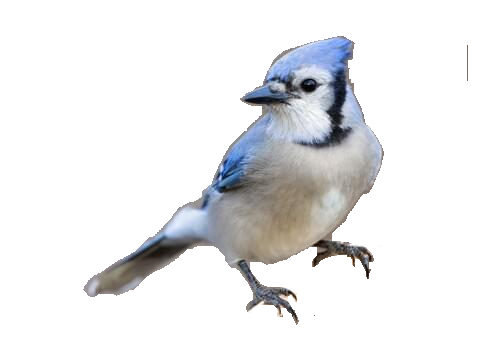
#> input picture assets/img/src/left look.png, 480 x 360 px
$ python prep-bird.py ../jay-left.png
#> lines starting #> are read from the running program, lines starting #| are printed output that depends on the picture; after the words box and inside, x2 and y2 are one past the last pixel; in counts of white or black regions, pixels touching at a corner belong together
#!/usr/bin/env python3
"""
Turn the supplied blue jay photos into hero sprite frames.

Input:  "left look.png", "right look.png" — the jay on a WHITE ground.
Output: ../jay-left.png, ../jay-right.png — the same jay with a real alpha
        channel, both cropped to one shared box.

Three things this has to get right, and all three have bitten:

1. THE BACKGROUND IS WHITE, NOT TRANSPARENT. The supplied files are fully
   opaque; what looks like transparency is paint. So the silhouette has to be
   found, not read off the alpha channel.

2. IT IS FOUND BY FLOOD FILL FROM THE BORDER, not by thresholding on
   whiteness. A jay's chest and cheek are very pale, and a plain "everything
   lighter than X is background" rule eats holes straight through the bird.
   Flooding inward from the edge can only reach white that is CONNECTED to
   the outside, so an enclosed pale chest survives however bright it is.

3. BOTH FRAMES ARE CROPPED TO ONE UNION BOX. The two photos share a body and
   differ only at the head. Cropped independently, their differing head
   extents would shift the body between frames and the bird would twitch.

There is also a stray grey mark near the right edge of both source files,
about 36 pixels in one column. Keeping only the largest connected component
drops it — left in, it would widen the ink box and shrink the bird inside it.

    python prep-bird.py            # refuses to clobber edited sprites
    python prep-bird.py --force   # rebuild anyway

!!! WHAT THIS WRITES IS NO LONGER WHAT THE PAGE LOADS. !!!

The hero now uses three hand-made layers — 'jay legs.png' and the two
'jay leggless *.png' bodies — so that the legs can stay planted while
the body bobs. This script still produces the old combined sprites,
which are kept only because the brand mark is generated from
jay-left.png.

The original photographs catch the jay mid-step with its right foot lifted
about 100px clear of the other, which no placement can stand on a branch.
That leg was lengthened by hand in ../jay-left.png and ../jay-right.png so
both feet land within about 20px of each other.

Those edits are NOT in "left look.png" / "right look.png", so re-running
this script plainly would throw them away and the bird would go back to
hovering. Hence the guard below: it will not overwrite an output that is
newer than its input unless you pass --force.

Requires Pillow, numpy, scipy.
"""

import os
import sys
import numpy as np
from PIL import Image, ImageFilter
from scipy import ndimage

HERE = os.path.dirname(os.path.abspath(__file__))
# the two supplied photos live beside this script, in src/

SOURCES = [('left look.png', 'jay-left.png'),
           ('right look.png', 'jay-right.png')]

WHITE_AT = 246      # luminance at or above this is candidate background
PAD = 3             # px of clear space kept around the union box


def silhouette(rgb):
    """Boolean mask of the bird: everything not reachable as white from the
    border, largest component only, holes filled."""
    lum = rgb[..., 0] * .299 + rgb[..., 1] * .587 + rgb[..., 2] * .114
    white = lum >= WHITE_AT

    # Flood the white region inward from the image border. ndimage gives us
    # this as "label the white blobs, then keep the ones touching an edge".
    lab, n = ndimage.label(white)
    edge = set(lab[0, :].tolist()) | set(lab[-1, :].tolist()) | \
           set(lab[:, 0].tolist()) | set(lab[:, -1].tolist())
    edge.discard(0)
    background = np.isin(lab, list(edge))

    subject = ~background
    # largest component only — this is what discards the stray mark
    lab2, n2 = ndimage.label(subject)
    if n2 > 1:
        sizes = ndimage.sum(subject, lab2, range(1, n2 + 1))
        subject = lab2 == (int(np.argmax(sizes)) + 1)
    subject = ndimage.binary_fill_holes(subject)
    # Erode by one pixel. The supplied files were matted against white, so
    # the outermost ring of bird pixels is part bird and part background —
    # left in, it draws a pale halo right around the bird once it is sitting
    # on a dark canopy. One pixel is enough and costs nothing at the size
    # this is eventually dithered to.
    return ndimage.binary_erosion(subject, iterations=1)


def guard(force):
    """Refuse to discard hand edits made to the sprites after they were
    last generated."""
    if force:
        return
    for src, out in SOURCES:
        o = os.path.join(HERE, '..', out)
        i = os.path.join(HERE, src)
        if os.path.exists(o) and os.path.getmtime(o) > os.path.getmtime(i) + 1:
            raise SystemExit(
                '%s is newer than %s, so it has been edited since it was '
                'generated - the right leg was lengthened by hand. '
                'Re-running would discard that. Pass --force if you mean to.'
                % (out, src))


def main():
    guard('--force' in sys.argv)
    loaded = []
    for src, out in SOURCES:
        path = os.path.join(HERE, src)
        if not os.path.exists(path):
            raise SystemExit('missing source: %s' % path)
        rgb = np.array(Image.open(path).convert('RGB')).astype(np.float64)
        loaded.append((out, rgb, silhouette(rgb)))
#> in silhouette, `white = lum >= WHITE_AT`:
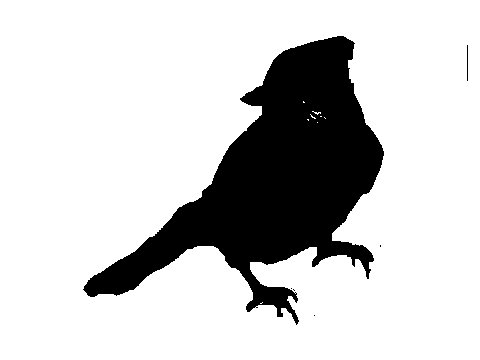
#> white: shape (360, 480) bool; 80.7% white; 6 black regions (4 under 20 px), largest, box (x1, y1, x2, y2) and area: (83, 36, 384, 325) 33304, (467, 45, 468, 81) 36
#> in silhouette, `lab, n = ndimage.label(white)`:
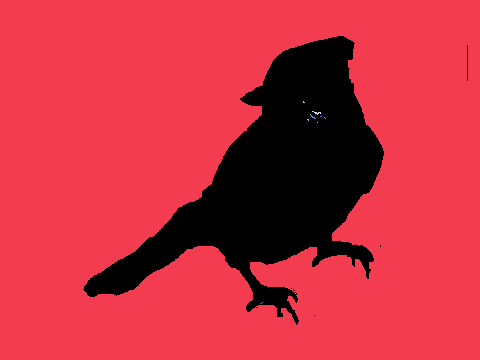
#> lab: shape (360, 480) int32; 15 distinct labels, from 0 to 14; one colour per label, 0 black
#> in silhouette, `lab, n = ndimage.label(white)`: n = 14
#> in silhouette, `edge = set(lab[0, :].tolist()) | set(lab[-1, :].tolist()) | \ set(lab[..`: edge = 1 item
#> in silhouette, `background = np.isin(lab, list(edge))`: background: shape (360, 480) bool; 80.7% white; 6 black regions (4 under 20 px), largest, box (x1, y1, x2, y2) and area: (83, 36, 384, 325) 33342, (467, 45, 468, 81) 36
#> in silhouette, `lab2, n2 = ndimage.label(subject)`:
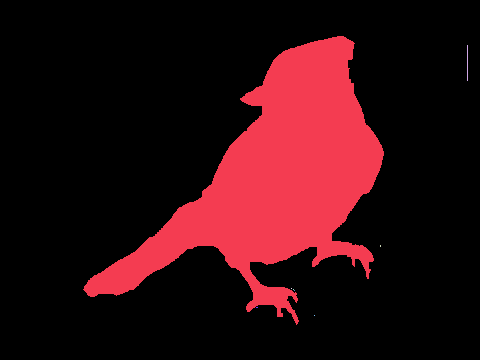
#> lab2: shape (360, 480) int32; 9 distinct labels, from 0 to 8; one colour per label, 0 black
#> in silhouette, `lab2, n2 = ndimage.label(subject)`: n2 = 8
#> in silhouette, `sizes = ndimage.sum(subject, lab2, range(1, n2 + 1))`: sizes = [33340, 36, 2, 1, 1, 1, 2, 1]
#> in silhouette, `subject = lab2 == (int(np.argmax(sizes)) + 1)`: subject: shape (360, 480) bool; 19.3% white; 1 white region, box (x1, y1, x2, y2) and area: (83, 36, 384, 325) 33340
#> in silhouette, `return ndimage.binary_erosion(subject, iterations=1)`:
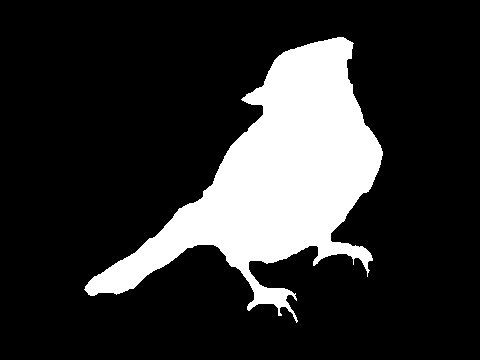
#> returned value: shape (360, 480) bool; 18.6% white; 1 white region, box (x1, y1, x2, y2) and area: (84, 37, 383, 323) 32116
#> pass 2 of the loop in main, `for src, out in SOURCES:`:
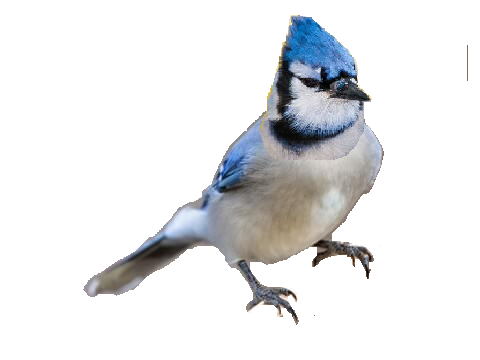
#> input picture assets/img/src/right look.png, 480 x 360 px
#> white: shape (360, 480) bool; 80.3% white; 6 black regions (4 under 20 px), largest, box (x1, y1, x2, y2) and area: (83, 15, 384, 325) 33962, (467, 45, 468, 81) 36
#> in silhouette (call 2), `lab, n = ndimage.label(white)`:
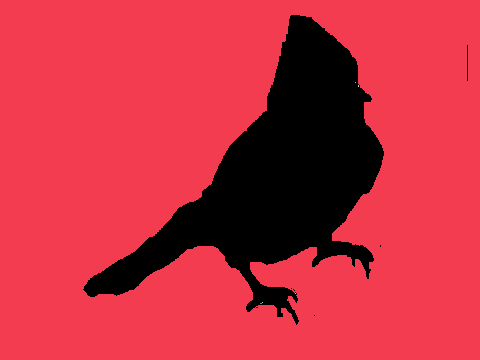
#> lab: shape (360, 480) int32; 7 distinct labels, from 0 to 6; one colour per label, 0 black
#> n = 6
#> background: shape (360, 480) bool; 80.3% white; 6 black regions (4 under 20 px), largest, box (x1, y1, x2, y2) and area: (83, 15, 384, 325) 33969, (467, 45, 468, 81) 36
#> lab2: shape (360, 480) int32; 9 distinct labels, from 0 to 8
#> sizes = [33967, 36, 2, 1, 1, 1, 2, 1]
#> in silhouette (call 2), `return ndimage.binary_erosion(subject, iterations=1)`:
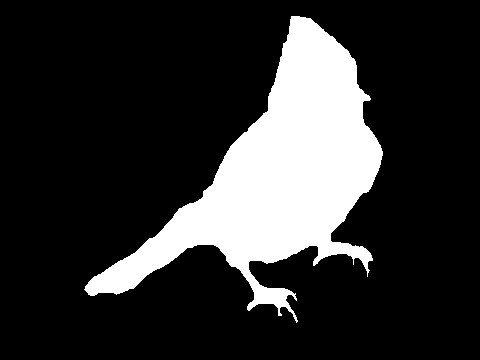
#> returned value: shape (360, 480) bool; 18.9% white; 1 white region, box (x1, y1, x2, y2) and area: (84, 16, 383, 323) 32739

    # one union box across every frame
    y0 = min(np.nonzero(m.any(axis=1))[0].min() for _, _, m in loaded)
#> y0 = 16
    y1 = max(np.nonzero(m.any(axis=1))[0].max() for _, _, m in loaded)
#> y1 = 322
    x0 = min(np.nonzero(m.any(axis=0))[0].min() for _, _, m in loaded)
#> x0 = 84
    x1 = max(np.nonzero(m.any(axis=0))[0].max() for _, _, m in loaded)
#> x1 = 382
    h, w = loaded[0][2].shape
#> h = 360; w = 480
    y0, x0 = max(0, y0 - PAD), max(0, x0 - PAD)
#> y0 = 13; x0 = 81
    y1, x1 = min(h - 1, y1 + PAD), min(w - 1, x1 + PAD)
#> y1 = 325; x1 = 385
    print('union box x %d..%d  y %d..%d  (%dx%d)' % (x0, x1, y0, y1, x1 - x0 + 1, y1 - y0 + 1))
#| union box x 81..385  y 13..325  (305x313)

    for out, rgb, mask in loaded:
        sub = rgb[y0:y1 + 1, x0:x1 + 1]
        m = mask[y0:y1 + 1, x0:x1 + 1]
        im = Image.fromarray(sub.astype(np.uint8), 'RGB')
        alpha = Image.fromarray((m * 255).astype(np.uint8), 'L')
        # half a pixel of feather, so the dither has a soft edge to diffuse
        # into rather than a staircase
        alpha = alpha.filter(ImageFilter.GaussianBlur(0.5))
        im.putalpha(alpha)
        p = os.path.join(HERE, '..', out)
        im.save(p)
        print('wrote %-14s %s  ink %d px' % (out, im.size, int(m.sum())))
#> this loop made 2 passes
#> out on passes 1 to 2: 'jay-left.png', 'jay-right.png'
#| wrote jay-left.png   (305, 313)  ink 32116 px
#| wrote jay-right.png  (305, 313)  ink 32739 px
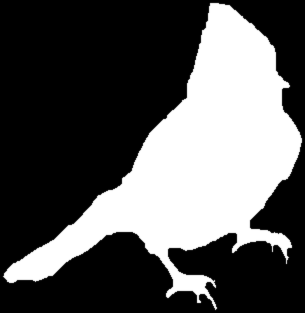
#> alpha: PIL image 305x313 L; min 0, max 255, mean 87.4
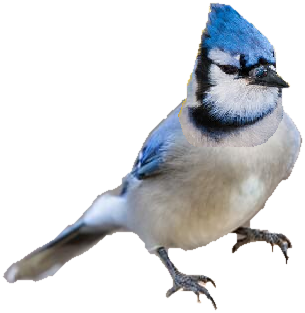
#> im: PIL image 305x313 RGBA; mean R, G, B, A 211.5, 213.2, 215.7, 87.4; transparent parts drawn white
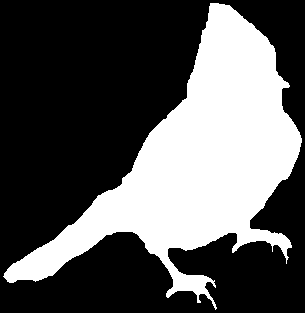
#> m: shape (313, 305) bool; 34.3% white; 1 white region, box (x1, y1, x2, y2) and area: (3, 3, 302, 310) 32739


if __name__ == '__main__':
    main()
